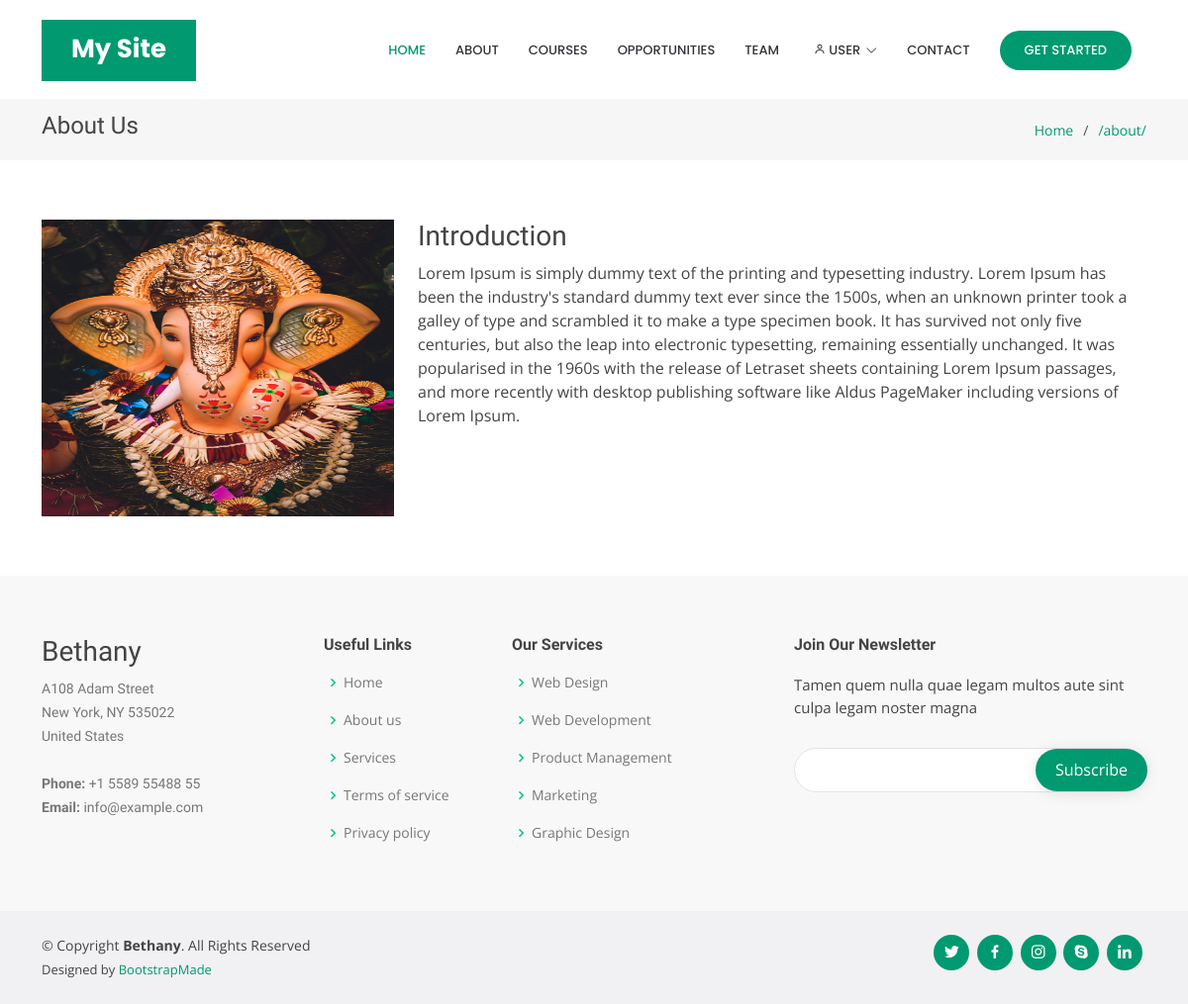
Page /about/ on the earlier database version.
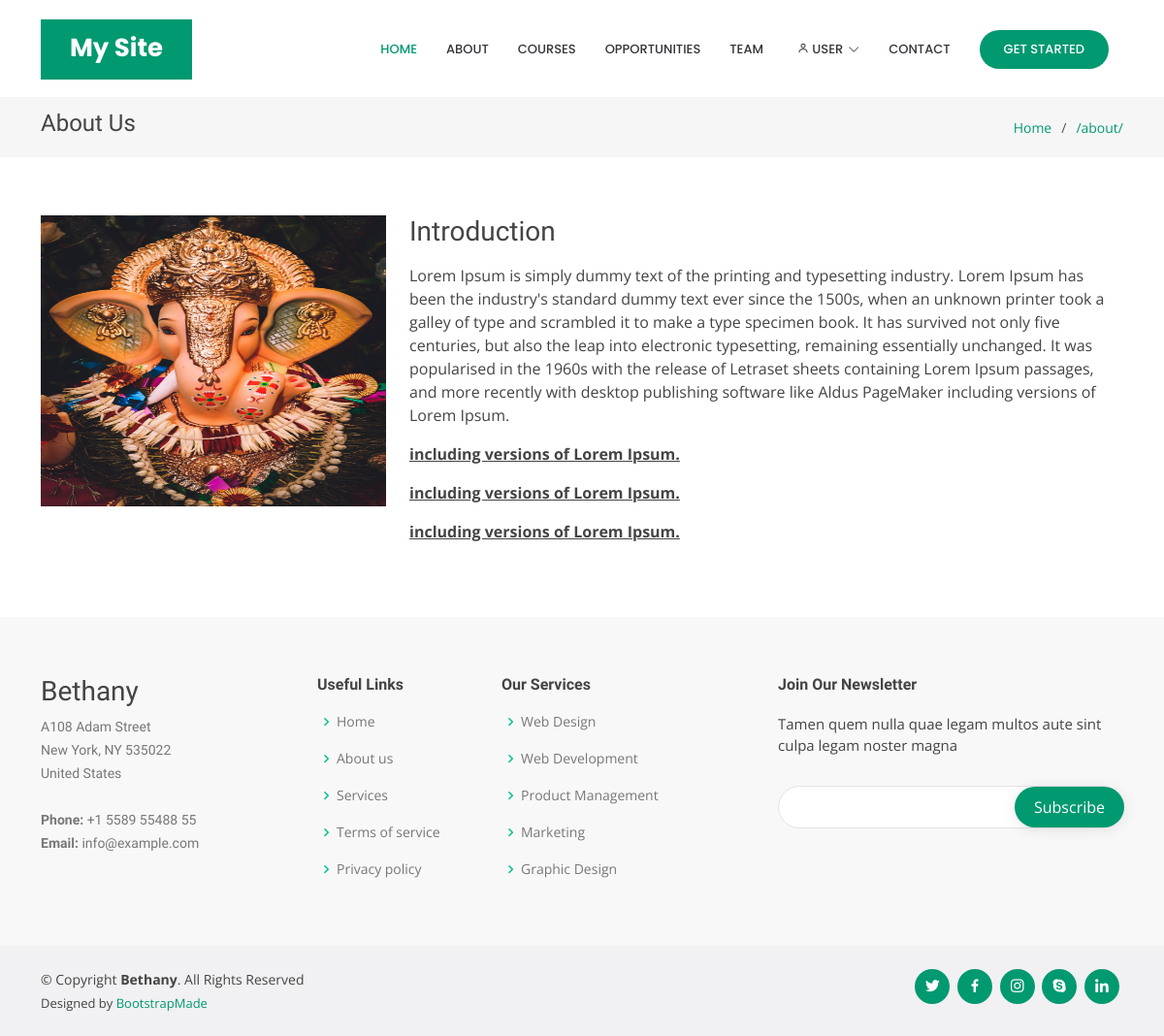
Same page on the later database version.
### about/models.py (models this page shows, shortened)
class About(models.Model):
    title = models.CharField(max_length=256)
    details = RichTextUploadingField()
    image = models.ImageField(upload_to='about')

### about/views.py (the view)
# urls.py: path('', views.show_about)
def show_about(request):
    about = About.objects.all()
    return render(request, 'about.html', {'about': about, 'MEDIA_URL': MEDIA_URL})

### templates/about.html
{% extends 'base.html' %}
{% load static %}
{% block content %}
    <main id="main">
        {% include 'bread.html' %}
        <section class="inner-page">
            <div class="container">
                {% for a in about %}
                    <div class="row">
                        <div class="col-sm-4">
                            <img src="{{ MEDIA_URL }}{{ a.image }}" alt=""
                                 style="height: 300px; width: 100%;"/>
                        </div>
                        <div class="col-sm-8">
                            <h3>{{ a.title }}</h3>
                            <p>
                                {{ a.details|safe }}
                            </p>
                        </div>
                    </div>
                {% endfor %}
            </div>
        </section>
    </main>
{% endblock %}

### templates/base.html (shortened to what this page needs)
<!DOCTYPE html>
{% load static %}
<html lang="en">
<head>
    <link href="{% static 'assets/vendor/aos/aos.css' %}" rel="stylesheet">
    <link href="{% static 'assets/vendor/bootstrap/css/bootstrap.min.css' %}" rel="stylesheet">
    <link href="{% static 'assets/vendor/bootstrap-icons/bootstrap-icons.css' %}" rel="stylesheet">
    <link href="{% static 'assets/vendor/boxicons/css/boxicons.min.css' %}" rel="stylesheet">
    <link href="{% static 'assets/vendor/glightbox/css/glightbox.min.css' %}" rel="stylesheet">
    <link href="{% static 'assets/vendor/remixicon/remixicon.css' %}" rel="stylesheet">
    <link href="{% static 'assets/vendor/swiper/swiper-bundle.min.css' %}" rel="stylesheet">
    <link href="{% static 'assets/css/style.css' %}" rel="stylesheet">
</head>
<body>
<header id="header" class="fixed-top d-flex align-items-center">
    <div class="container">
        <div class="header-container d-flex align-items-center justify-content-between">
            <div class="logo">
                <h1 class="text-light"><a href="index.html"><span>My Site</span></a></h1>
            </div>
            <nav id="navbar" class="navbar">
                <ul>
                    <li><a class="nav-link scrollto active" href="/">Home</a></li>
                    <li><a class="nav-link scrollto" href="/about">About</a></li>
                    <li><a class="nav-link scrollto" href="{% url 'courses' %}">Courses</a></li>
                    <li><a class="nav-link scrollto " href="/portfolio">Opportunities</a></li>
                    <li><a class="nav-link scrollto" href="#">Team</a></li>
                    <li class="dropdown"><a href="#">
                        <span>
                            {% if request.user.is_authenticated %}
                                {{ request.user }}
                            {% else %}
                                User
                            {% endif %}
                        </span>
                        <i class="bi bi-chevron-down"></i></a>
                    </li>
                    <li><a class="nav-link scrollto" href="{% url 'contacts' %}">Contact</a></li>
                    <li><a class="getstarted scrollto" href="#about">Get Started</a></li>
                </ul>
            </nav>
        </div>
    </div>
</header>
{% block content %}
{% endblock %}
<footer id="footer">
    <div class="footer-top">
        <div class="container">
            <div class="row">
                <div class="col-lg-3 col-md-6 footer-contact">
                    <h3>Bethany</h3>
                    <p>
                        A108 Adam Street <br>
                        New York, NY 535022<br>
                        United States <br><br>
                        <strong>Phone:</strong> +1 5589 55488 55<br>
                        <strong>Email:</strong> info@example.com<br>
                    </p>
                </div>
                <div class="col-lg-2 col-md-6 footer-links">
                    <h4>Useful Links</h4>
                    <ul>
                        <li><i class="bx bx-chevron-right"></i> <a href="#">Home</a></li>
                        <li><i class="bx bx-chevron-right"></i> <a href="#">About us</a></li>
                        <li><i class="bx bx-chevron-right"></i> <a href="#">Services</a></li>
                        <li><i class="bx bx-chevron-right"></i> <a href="#">Terms of service</a></li>
                        <li><i class="bx bx-chevron-right"></i> <a href="#">Privacy policy</a></li>
                    </ul>
                </div>
                <div class="col-lg-3 col-md-6 footer-links">
                    <h4>Our Services</h4>
                    <ul>
                        <li><i class="bx bx-chevron-right"></i> <a href="#">Web Design</a></li>
                        <li><i class="bx bx-chevron-right"></i> <a href="#">Web Development</a></li>
                        <li><i class="bx bx-chevron-right"></i> <a href="#">Product Management</a></li>
                        <li><i class="bx bx-chevron-right"></i> <a href="#">Marketing</a></li>
                        <li><i class="bx bx-chevron-right"></i> <a href="#">Graphic Design</a></li>
                    </ul>
                </div>
                <div class="col-lg-4 col-md-6 footer-newsletter">
                    <h4>Join Our Newsletter</h4>
                    <p>Tamen quem nulla quae legam multos aute sint culpa legam noster magna</p>
                    <form action="{% url 'subscribe' %}" method="post">
                        <input type="email" name="email">
                        <input type="submit" value="Subscribe">
                    </form>
                </div>
            </div>
        </div>
    </div>
    <div class="container d-md-flex py-4">
        <div class="me-md-auto text-center text-md-start">
            <div class="copyright">
                &copy; Copyright <strong><span>Bethany</span></strong>. All Rights Reserved
            </div>
            <div class="credits">
                Designed by <a href="https://bootstrapmade.com/">BootstrapMade</a>
            </div>
        </div>
        <div class="social-links text-center text-md-right pt-3 pt-md-0">
            <a href="#" class="twitter"><i class="bx bxl-twitter"></i></a>
            <a href="#" class="facebook"><i class="bx bxl-facebook"></i></a>
            <a href="#" class="instagram"><i class="bx bxl-instagram"></i></a>
            <a href="#" class="google-plus"><i class="bx bxl-skype"></i></a>
            <a href="#" class="linkedin"><i class="bx bxl-linkedin"></i></a>
        </div>
    </div>
</footer>
</body>
</html>

### templates/bread.html
<section class="breadcrumbs">
    <div class="container">
        <div class="d-flex justify-content-between align-items-center">
            <h2>
                {% if 'about' in request.path %}
                    About Us
                {% elif 'portfolio' in request.path %}
                    Portfolio
                {% endif %}
            </h2>
            <ol>
                <li><a href="index.html">Home</a></li>
                <li><a href="#">{{ request.path }}</a></li>
            </ol>
        </div>
    </div>
</section>

### static/assets/css/style.css (style rules this page uses)
body { font-family: "Open Sans", sans-serif; color: #444444; }
a { color: #009970; text-decoration: none; }
h1, h2, h3, h4, h5, h6 { font-family: "Raleway", sans-serif; }
#header { transition: all 0.5s; z-index: 997; transition: all 0.5s; top: 20px; }
#header .header-container { background: #fff; }
#header .logo { overflow: hidden; padding: 16px 30px 12px 30px; background: #009970; }
#header .logo h1 { font-size: 26px; padding: 0; line-height: 1; font-weight: 700; font-family: "Poppins", sans-serif; }
#header .logo h1 a, #header .logo h1 a:hover { color: #fff; text-decoration: none; }
.navbar { padding: 0; }
.navbar ul { margin: 0; padding: 0; display: flex; list-style: none; align-items: center; }
.navbar li { position: relative; }
.navbar a { display: flex; align-items: center; justify-content: space-between; padding: 10px 0 10px 30px; color: #36343a; transition: 0.3s; font-size: 13px; font-weight: 500; text-transform: uppercase; font-family: "Poppins", sans-serif; white-space: nowrap; transition: 0.3s; }
.navbar a i { font-size: 12px; line-height: 0; margin-left: 5px; }
.navbar a:hover, .navbar .active, .navbar li:hover > a { color: #009970; }
.navbar .getstarted { background: #009970; padding: 10px 25px; margin-left: 30px; margin-right: 15px; border-radius: 50px; color: #fff; }
section { padding: 60px 0; overflow: hidden; }
.breadcrumbs { padding: 15px 0; background: #f6f6f7; margin-top: 100px; }
.breadcrumbs h2 { font-size: 24px; line-height: 1; font-weight: 400; }
.breadcrumbs ol { display: flex; flex-wrap: wrap; list-style: none; padding: 0; margin: 0; font-size: 14px; }
.breadcrumbs ol li + li { padding-left: 10px; }
.breadcrumbs ol li + li::before { display: inline-block; padding-right: 10px; color: #4f4c55; content: "/"; }
#footer { color: #444444; font-size: 14px; background: #f1f0f2; }
#footer .footer-top { padding: 60px 0 30px 0; background: #f9f8f9; }
#footer .footer-top .footer-contact { margin-bottom: 30px; }
#footer .footer-top .footer-contact p { font-size: 14px; line-height: 24px; margin-bottom: 0; font-family: "Raleway", sans-serif; color: #777777; }
#footer .footer-top h4 { font-size: 16px; font-weight: bold; color: #444444; position: relative; padding-bottom: 12px; }
#footer .footer-top .footer-links { margin-bottom: 30px; }
#footer .footer-top .footer-links ul { list-style: none; padding: 0; margin: 0; }
#footer .footer-top .footer-links ul i { padding-right: 2px; color: #00c28e; font-size: 18px; line-height: 1; }
#footer .footer-top .footer-links ul li { padding: 10px 0; display: flex; align-items: center; }
#footer .footer-top .footer-links ul li:first-child { padding-top: 0; }
#footer .footer-top .footer-links ul a { color: #777777; transition: 0.3s; display: inline-block; line-height: 1; }
#footer .footer-newsletter { font-size: 15px; }
#footer .footer-newsletter h4 { font-size: 16px; font-weight: bold; color: #444444; position: relative; padding-bottom: 12px; }
#footer .footer-newsletter form { margin-top: 30px; background: #fff; padding: 6px 10px; position: relative; border-radius: 50px; text-align: left; border: 1px solid #e4e3e6; }
#footer .footer-newsletter form input[type="email"] { border: 0; padding: 4px 8px; width: calc(100% - 100px); }
#footer .footer-newsletter form input[type="submit"] { position: absolute; top: 0; right: -2px; bottom: 0; border: 0; background: none; font-size: 16px; padding: 0 20px; background: #009970; color: #fff; transition: 0.3s; border-radius: 50px; box-shadow: 0px 2px 15px rgba(0, 0, 0, 0.1); }
#footer .credits { padding-top: 5px; font-size: 13px; color: #444444; }
#footer .social-links a { font-size: 18px; display: inline-block; background: #009970; color: #fff; line-height: 1; padding: 8px 0; margin-right: 4px; border-radius: 50%; text-align: center; width: 36px; height: 36px; transition: 0.3s; }

Differences in the rows shown:
changed About "Introduction": details "…versions of Lorem Ipsum." → "…versions of Lorem Ipsum. including versions of Lorem Ipsum. including versions of Lorem Ipsum. including versions of Lorem Ipsum."
